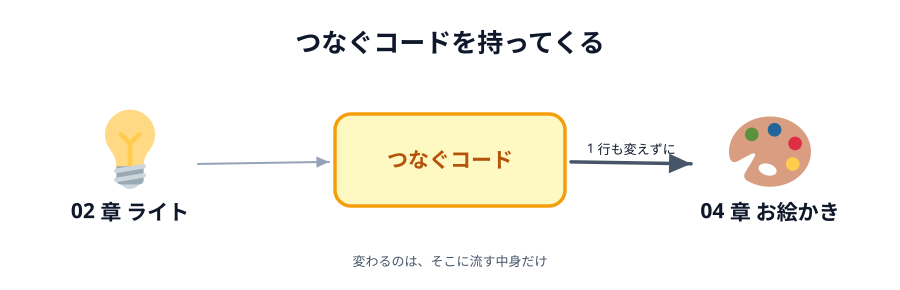

Python code for this plot:
# 00-thumbnail.svg
# スキーマ: SOURCE-PATH-GOAL（つなぐコードが 02 章から 04 章へ移る）

import sys

sys.path.insert(0, "/Users/seekseep/.claude/skills/genfig")
from genfig import Canvas

c = Canvas(900, 290)
c.text(450, 52, "つなぐコードを持ってくる", scale="xl")

light = c.node(130, 165, "02 章 ライト", emoji_cp="1f4a1", w=150, h=90)
code = c.node(450, 160, "つなぐコード", shape="sticky", color="yellow", w=230, h=92)
draw = c.node(770, 165, "04 章 お絵かき", emoji_cp="1f3a8", w=160, h=90)

c.link(light, code, primary=False)
c.link(code, draw, label="1 行も変えずに", label_scale="sm")

c.text(450, 266, "変わるのは、そこに流す中身だけ", scale="sm")

c.save("00-thumbnail.svg")
